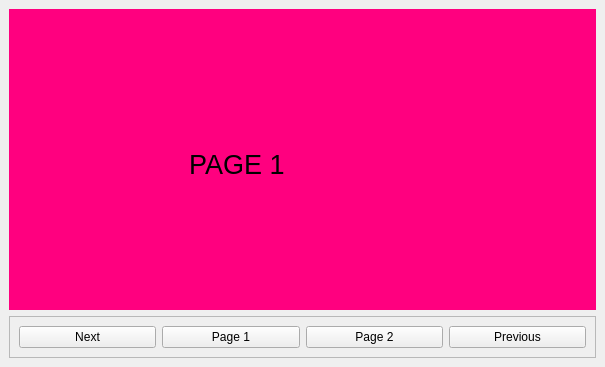
<?xml version="1.0" encoding="UTF-8"?>
<ui version="4.0">
 <class>MainWindow</class>
 <widget class="QMainWindow" name="MainWindow">
  <property name="geometry">
   <rect>
    <x>0</x>
    <y>0</y>
    <width>605</width>
    <height>367</height>
   </rect>
  </property>
  <property name="windowTitle">
   <string>MainWindow</string>
  </property>
  <widget class="QWidget" name="centralwidget">
   <layout class="QVBoxLayout" name="verticalLayout">
    <item>
     <widget class="QStackedWidget" name="myStackedWidget">
      <widget class="QWidget" name="page">
       <property name="styleSheet">
        <string notr="true">background-color: rgb(255, 0, 127);</string>
       </property>
       <widget class="QLabel" name="label">
        <property name="geometry">
         <rect>
          <x>180</x>
          <y>90</y>
          <width>171</width>
          <height>131</height>
         </rect>
        </property>
        <property name="font">
         <font>
          <pointsize>20</pointsize>
         </font>
        </property>
        <property name="text">
         <string>PAGE 1</string>
        </property>
       </widget>
      </widget>
      <widget class="QWidget" name="page_2">
       <property name="styleSheet">
        <string notr="true">background-color: rgb(85, 255, 255);</string>
       </property>
       <widget class="QLabel" name="label_2">
        <property name="geometry">
         <rect>
          <x>180</x>
          <y>100</y>
          <width>241</width>
          <height>191</height>
         </rect>
        </property>
        <property name="font">
         <font>
          <pointsize>20</pointsize>
         </font>
        </property>
        <property name="styleSheet">
         <string notr="true">color: #000;</string>
        </property>
        <property name="text">
         <string>PAGE 2</string>
        </property>
       </widget>
      </widget>
      <widget class="QWidget" name="page_3">
       <property name="styleSheet">
        <string notr="true">background-color: rgb(25, 25, 25);</string>
       </property>
       <widget class="QLabel" name="label_3">
        <property name="geometry">
         <rect>
          <x>190</x>
          <y>90</y>
          <width>211</width>
          <height>151</height>
         </rect>
        </property>
        <property name="font">
         <font>
          <pointsize>20</pointsize>
         </font>
        </property>
        <property name="text">
         <string>PAGE 3</string>
        </property>
       </widget>
      </widget>
     </widget>
    </item>
    <item>
     <widget class="QFrame" name="frame">
      <property name="frameShape">
       <enum>QFrame::StyledPanel</enum>
      </property>
      <property name="frameShadow">
       <enum>QFrame::Raised</enum>
      </property>
      <layout class="QHBoxLayout" name="horizontalLayout">
       <item>
        <widget class="QPushButton" name="nxt">
         <property name="text">
          <string>Next</string>
         </property>
        </widget>
       </item>
       <item>
        <widget class="QPushButton" name="page1">
         <property name="text">
          <string>Page 1</string>
         </property>
        </widget>
       </item>
       <item>
        <widget class="QPushButton" name="page2">
         <property name="text">
          <string>Page 2</string>
         </property>
        </widget>
       </item>
       <item>
        <widget class="QPushButton" name="prev">
         <property name="text">
          <string>Previous</string>
         </property>
        </widget>
       </item>
      </layout>
     </widget>
    </item>
   </layout>
  </widget>
 </widget>
 <resources/>
 <connections/>
</ui>
